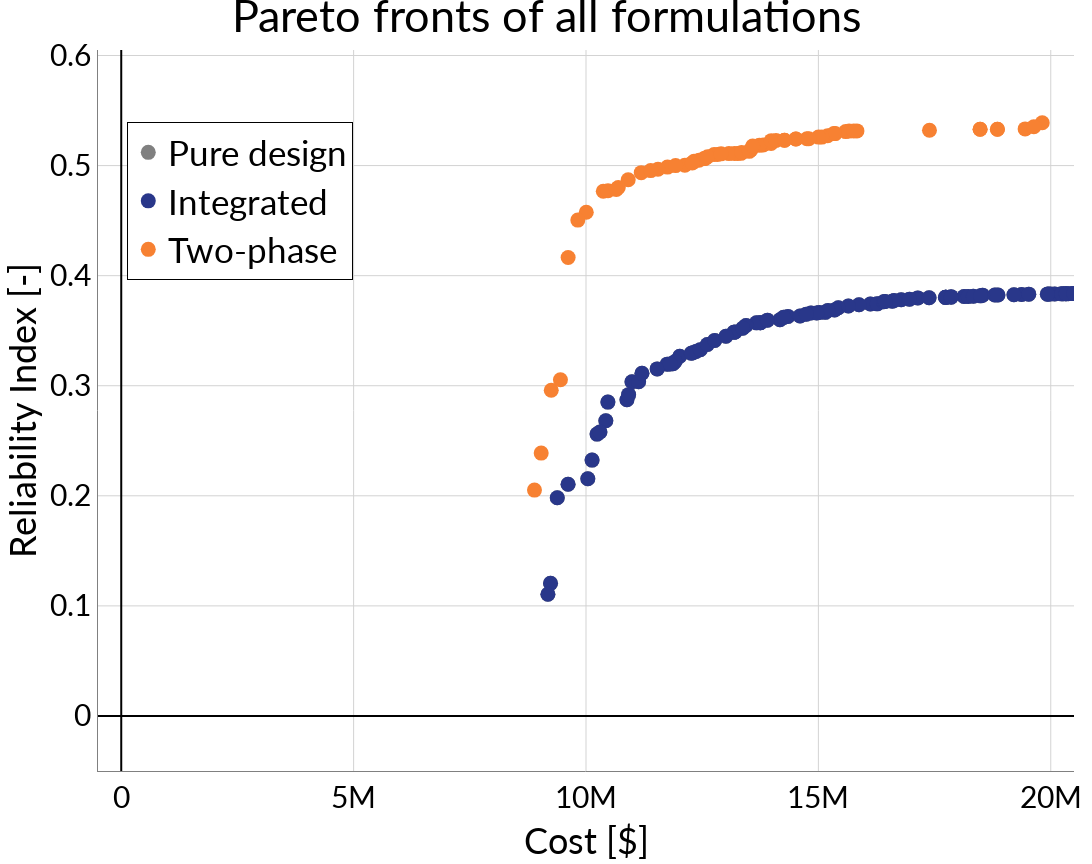

The notebook cell saved with this chart:
### Markdown cell above
### Pareto front of all formulations
Final pareto front (non dominated solutions of the final iteration of the optimization process) of each formulation (see Legend).

### Code cell
title='Pareto fronts of all formulations'
figspace_in = [10, 6] 
fig =go.Figure()
for e in [1, 0, 4]:
    # for each island in islands and individual in individual extract the fitness-vector and put it in a numpy array
    fitness = np.array([ind['fitness-vector'] for island in exps[e]['archipelago']['islands'] for ind in island['generations'][-1]['individuals']])

    # I want full color the best pareto front of each solution and a lighter color for the rest, which are still pareto fronts but for the individual islands
    # Also, I need to make transparent solutions in the best pareto front but that are not feasible (i.e. reliability index < 0)
    pf = naive_pareto_front(fitness, f__indexes=True)
    pf = pf[fitness[pf,1] <= -0.1] # only feasible solutions (I should do a simulation but this will do)
    
    fig.add_trace(go.Scatter(x=fitness[pf,0], y=-fitness[pf,1], mode='markers', marker=dict(size=msize, symbol=markers[e], color=colors[e]),  
                             showlegend=True, name=names[e],
                             customdata=np.array(pf, dtype=str),
                             hovertemplate='Cost: %{x:2.2f} <br> Reliability Index: %{y:.2f} <extra>%{customdata}</extra>'
                             ) )
    
fix_layout(fig, title)
fig.show()

### Figure 1 — Plotly figure (JSON) as saved in the notebook; plotly's stock layout.template omitted (floating-point values rounded to 4 significant figures; data arrays with more than 128 entries replaced by an {"elided": "..."} marker saying what was removed)
{"data": [{"customdata": {"elided": "260 str values"}, "hovertemplate": "Cost: %{x:2.2f} <br> Reliability Index: %{y:.2f} <extra>%{customdata}</extra>", "marker": {"color": "#808080", "size": 15, "symbol": "circle"}, "mode": "markers", "name": "Pure design", "showlegend": true, "type": "scatter", "x": {"elided": "260 float values"}, "y": {"elided": "260 float values"}}, {"customdata": {"elided": "260 str values"}, "hovertemplate": "Cost: %{x:2.2f} <br> Reliability Index: %{y:.2f} <extra>%{customdata}</extra>", "marker": {"color": "#29378A", "size": 15, "symbol": "circle"}, "mode": "markers", "name": "Integrated", "showlegend": true, "type": "scatter", "x": {"elided": "260 float values"}, "y": {"elided": "260 float values"}}, {"customdata": ["101", "118", "126", "127", "128", "129", "130", "139", "142", "144", "147", "148", "149", "150", "151", "152", "156", "157", "158", "159", "160", "180", "181", "185", "187", "190", "191", "197", "801", "822", "823", "843", "844", "851", "853", "860", "868", "874", "877", "886", "888", "891", "892", "893", "895", "896", "1201", "1218", "1226", "1227", "1239", "1245", "1259", "1260", "1264", "1265", "1274", "1275", "1278", "1279", "1285", "1291", "1298"], "hovertemplate": "Cost: %{x:2.2f} <br> Reliability Index: %{y:.2f} <extra>%{customdata}</extra>", "marker": {"color": "#F78132", "size": 15, "symbol": "circle"}, "mode": "markers", "name": "Two-phase", "showlegend": true, "type": "scatter", "x": [19820000.0, 19450000.0, 18850000.0, 10010000.0, 10910000.0, 11190000.0, 10370000.0, 9252000.0, 12130000.0, 9824000.0, 11750000.0, 8891000.0, 9615000.0, 11930000.0, 18850000.0, 18480000.0, 19640000.0, 9450000.0, 11550000.0, 9036000.0, 11390000.0, 12570000.0, 12320000.0, 10470000.0, 10690000.0, 18480000.0, 12430000.0, 10650000.0, 15830000.0, 12830000.0, 13190000.0, 15590000.0, 13980000.0, 15360000.0, 13810000.0, 15200000.0, 13730000.0, 12540000.0, 13550000.0, 15660000.0, 15760000.0, 12760000.0, 15330000.0, 13330000.0, 13260000.0, 12290000.0, 17390000.0, 15070000.0, 13080000.0, 13350000.0, 13990000.0, 12620000.0, 14090000.0, 15000000.0, 14750000.0, 12910000.0, 14520000.0, 14270000.0, 14520000.0, 13510000.0, 13590000.0, 14790000.0, 14270000.0], "y": [0.5389, 0.5333, 0.5331, 0.4577, 0.4871, 0.4936, 0.4767, 0.2959, 0.5003, 0.4505, 0.4986, 0.2052, 0.4164, 0.5, 0.5331, 0.533, 0.5353, 0.3054, 0.4966, 0.2388, 0.4954, 0.5065, 0.5038, 0.4772, 0.4801, 0.533, 0.5048, 0.4782, 0.5315, 0.5101, 0.511, 0.5308, 0.52, 0.5291, 0.5188, 0.5271, 0.5184, 0.5064, 0.5142, 0.5313, 0.5315, 0.5101, 0.5291, 0.5111, 0.5111, 0.5024, 0.5321, 0.5259, 0.5109, 0.512, 0.5227, 0.508, 0.5229, 0.5259, 0.5243, 0.5106, 0.5241, 0.523, 0.5241, 0.5129, 0.5177, 0.5244, 0.523]}], "layout": {"font": {"color": "black", "family": "Lato", "size": 30}, "height": 864, "legend": {"bgcolor": "White", "bordercolor": "Black", "borderwidth": 1, "font": {"size": 35}, "groupclick": "toggleitem", "itemclick": "toggleothers", "itemdoubleclick": "toggle", "itemsizing": "trace", "orientation": "v", "tracegroupgap": 100, "traceorder": "normal", "x": 0.03, "xanchor": "left", "y": 0.9, "yanchor": "top"}, "margin": {"b": 10, "l": 10, "pad": 0, "r": 10, "t": 50}, "paper_bgcolor": "white", "plot_bgcolor": "white", "showlegend": true, "title": {"font": {"size": 45}, "text": "Pareto fronts of all formulations", "x": 0.5, "xanchor": "center", "y": 1, "yanchor": "top"}, "width": 1440, "xaxis": {"automargin": true, "gridcolor": "lightgrey", "linecolor": "grey", "linewidth": 1, "range": [-500000, 20500000], "showgrid": true, "showline": true, "title": {"text": "Cost [$]"}, "zerolinecolor": "black"}, "yaxis": {"automargin": true, "gridcolor": "lightgrey", "linecolor": "grey", "linewidth": 1, "range": [-0.05, 0.605], "showgrid": true, "showline": true, "title": {"text": "Reliability Index [-]"}, "zerolinecolor": "black"}}}
